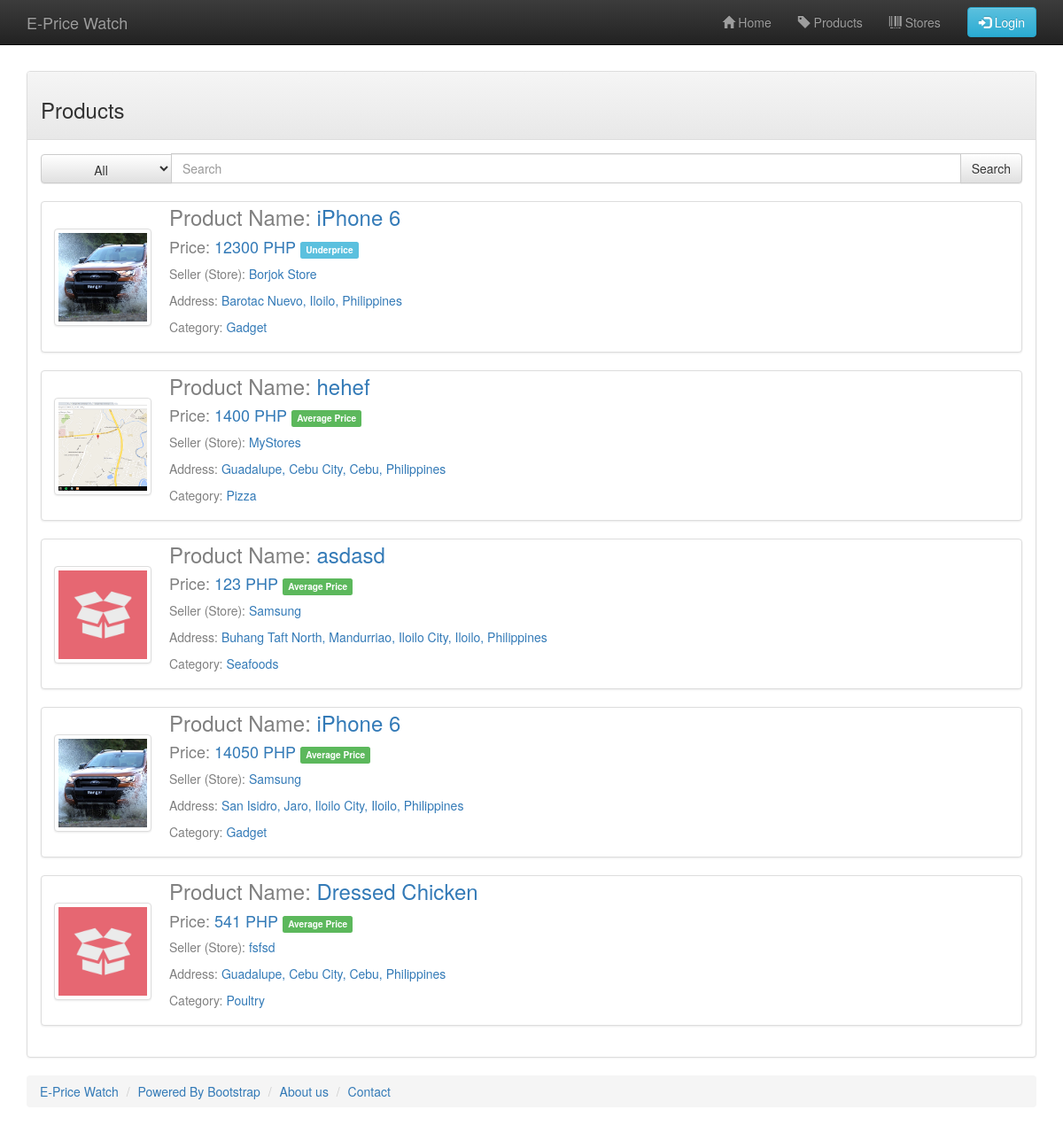
/products.php, run on the app's committed database.
### tables this page shows
CREATE TABLE `encoded_products` (
  `ID` int(11) NOT NULL,
  `PRODUCT` int(11) NOT NULL,
  `STORENAME` varchar(120) NOT NULL,
  `ADDRESS` varchar(210) NOT NULL,
  `LAT` double NOT NULL,
  `LNG` double NOT NULL,
  `POSTBY` int(11) NOT NULL,
  `PRICE` double NOT NULL,
  `DATECREATED` timestamp NOT NULL DEFAULT CURRENT_TIMESTAMP,
  `DISABLED` tinyint(1) NOT NULL DEFAULT '0'
);

CREATE TABLE `product_table` (
  `ID` int(11) NOT NULL,
  `NAME` varchar(60) NOT NULL,
  `DESCRIPTION` text NOT NULL,
  `DATECREATED` timestamp NOT NULL DEFAULT CURRENT_TIMESTAMP,
  `SRP` double NOT NULL,
  `CATEGORY` int(11) NOT NULL DEFAULT '0'
);

CREATE TABLE `product_category` (
  `ID` int(11) NOT NULL,
  `NAME` varchar(30) NOT NULL,
  `DESCRIPTION` text NOT NULL,
  `CONSTANT` tinyint(1) NOT NULL DEFAULT '0'
);

### library/connection.php (called while the page is built, shortened)
<?php
$database =		"srpdata";
?>

### library/functionlibrary.php (called while the page is built, shortened)
<?php
function getpricestatus($id, $theprice)
{
  include('connection.php');
  $belowsrp = array();
  $abovesrp = array();
  $sql = 'SELECT * FROM product_table WHERE ID = ' . ((isset($GLOBALS["___mysqli_ston"]) && is_object($GLOBALS["___mysqli_ston"])) ? mysqli_real_escape_string($GLOBALS["___mysqli_ston"], $id) : ((trigger_error("[MySQLConverterToo] Fix the mysql_escape_string() call! This code does not work.", E_USER_ERROR)) ? "" : ""));
  $result = mysqli_query( $con, $sql);
  if($row = mysqli_fetch_array($result))
  {
    $srp = $row['SRP'];
  }
  $sql = 'SELECT * FROM encoded_products WHERE PRODUCT = ' . ((isset($GLOBALS["___mysqli_ston"]) && is_object($GLOBALS["___mysqli_ston"])) ? mysqli_real_escape_string($GLOBALS["___mysqli_ston"], $id) : ((trigger_error("[MySQLConverterToo] Fix the mysql_escape_string() call! This code does not work.", E_USER_ERROR)) ? "" : ""));
  $result = mysqli_query( $con, $sql);
  while($row = mysqli_fetch_array($result))
  {
    if($row['PRICE'] >= $srp)
    {
      array_push($abovesrp, $row['PRICE']);
    }
    if($row['PRICE'] <= $srp)
    {
     array_push($belowsrp, $row['PRICE']);
    }
  }
  if(count($belowsrp) < 1)
  {
    $belowaverage = $srp;
  }
  else
  {
    $belowaverage = 0;
    foreach ($belowsrp as $price) {
      $belowaverage += $price;
    }
    $belowaverage = $belowaverage/count($belowsrp);
  }
    if(count($abovesrp) < 1)
  {
    $aboveaverage = $srp;
  }
  else
  {
    $aboveaverage = 0;
    foreach ($abovesrp as $price) {
      $aboveaverage += $price;
    }
    $aboveaverage = $aboveaverage/count($abovesrp);
  }
  $range = $aboveaverage - $belowaverage;
  $addsub = $range * 0.1;
  $underprice = $belowaverage - $addsub;
  $overprice = $aboveaverage + $addsub;
  if($theprice < $underprice)
  {
    return 'under';
  }
  else
  {
    if($theprice > $overprice)
    {
      return 'over';
    }
    else
    {
      return 'average';
    }
  }
}
function getproductpic($id){
    $dir    = 'img/site images/productimages/' . $id;
    if(file_exists($dir))
    {
        $files1 = array_diff(scandir($dir), array('..', '.'));
        foreach ($files1 as $key) {
          return 'img/site images/productimages/' . $id . '/' . $key;
        }
    }
    else
    {
       return 'img/site images/productimages/default.jpg';
    }
}
?>

### products.php (the view, shortened to what this page needs)
<!DOCTYPE html>
<?php
  include('library/connection.php');
  include('library/functionlibrary.php');
$search_keyword = '';
?>
<html lang="en">
<head>
    <link href="css/bootstrap.min.css" rel="stylesheet">
    <link href="css/bootstrap-theme.min.css" rel="stylesheet">
    <link href="css/app.css" rel="stylesheet">
</head>
<body role="document">
    <?php include('library/navbar.php'); ?>
<div class="container">
    <div style="width: 100%; height: 80px;"></div>
    <div class="panel panel-default">
        <div class="panel-heading">
            <h3>Products</h3>
        </div>
        <div class="panel-body">
            <form method="get">
                <div class="input-group">
              <span class="input-group-btn">
                <select onchange="changecategory(this.options[this.selectedIndex].text);" id="searchcategory" name="category" class="btn btn-default dropdown-toggle" style="height: 2.4em;">
                    <option value="-99">All</option>
                </select>
                </span>
                    <input type="text" name="search" value="<?php echo $search_keyword; ?>" id="searchinput" class="form-control" placeholder="Search">
                <span class="input-group-btn">
                <input class="btn btn-default" type="submit" value="Search" />
              </span>
                </div>
            </form>
            <?php
                $argument = 'AND product_table.NAME LIKE "%' . ((isset($GLOBALS["___mysqli_ston"]) && is_object($GLOBALS["___mysqli_ston"])) ? mysqli_real_escape_string($GLOBALS["___mysqli_ston"], $search_keyword) : ((trigger_error("[MySQLConverterToo] Fix the mysql_escape_string() call! This code does not work.", E_USER_ERROR)) ? "" : "")) . '%"';
                $sql = 'SELECT encoded_products.ID, product_table.NAME, product_table.ID AS PRODUCTORIGINALID, encoded_products.ADDRESS, encoded_products.STORENAME, product_table.DESCRIPTION, product_category.NAME AS CATEGORY, encoded_products.PRICE, product_table.SRP FROM encoded_products, product_table, product_category WHERE product_table.ID = encoded_products.PRODUCT AND product_category.ID = product_table.CATEGORY AND encoded_products.DISABLED = 0 ' . $argument . ' GROUP BY encoded_products.ID ORDER BY encoded_products.DATECREATED DESC';
                $result = mysqli_query($con,$sql);
                ?>
            <div class="row" style="padding-top: 20px;">
                <div class="container-fluid">
                    <div class="row my_thumb_container container-fluid">
                        <?php
                            while ($row = mysqli_fetch_array($result)) {
                            $indicator = getpricestatus($row['PRODUCTORIGINALID'], $row['PRICE']);
                            if($indicator == 'over')
                            {
                                $indicator = '<span class="label label-danger">Overprice</span>';
                            }
                            else if($indicator == 'average')
                            {
                                $indicator = '<span class="label label-success">Average Price</span>';
                            }
                            else if($indicator == 'under')
                            {
                                $indicator = '<span class="label label-info">Underprice</span>';
                            }
                        ?>
                        <div class="media thumbnail">
                            <a href="<?php echo 'viewproduct.php?PRODUCT=' . $row['ID']; ?>" class="">
                                <div class="media-left">
                                    <div class="thumbnail" style="margin-top: 20%; margin-right: 10px; margin-left: 10px;">
                                        <div class="media-object my_thumb_img" style="background-image: url('<?php echo getproductpic($row['PRODUCTORIGINALID']); ?>'); position: relative; height: 100px; padding-right: 100px;"></div>
                                    </div>
                                </div>
                                <div class="media-body">
                                    <h3 class="media-heading"><span style="color: gray;">Product Name:</span> <?php echo $row['NAME']; ?></h3>
                                    <h4><span style="color: gray;">Price:</span> <?php echo $row['PRICE'] . ' PHP';?> <small><?php echo $indicator; ?></small></h4>
                                    <p><span style="color: gray;">Seller (Store):</span> <?php echo $row['STORENAME']; ?></p>
                                    <p><span style="color: gray;">Address:</span> <?php echo $row['ADDRESS']; ?></p>
                                    <p><span style="color: gray;">Category:</span> <?php echo $row['CATEGORY']; ?></p>
                                </div>
                            </a>
                        </div>
                        <?php
                            }
                        ?>
                    </div>
                </div>
            </div>
        </div>
    </div>
</div>
<?php include('library/footer.php'); ?>
</body>
</html>

### css/app.css (style rules this page uses)
.my_thumb_container a { text-decoration: none; }
.my_thumb_container .my_thumb_img { width: 100%; position: relative; padding-top: 100%; background-position: 50% 50%; background-size: cover; background-repeat: no-repeat; }
.my_thumb_container p, h3 { white-space: nowrap; overflow: hidden; text-overflow: ellipsis; }

### data on the page
encoded_products: product_table.NAME "iPhone 6", PRICE "12300", shows "Underprice", STORENAME "Borjok Store", ADDRESS "Barotac Nuevo, Iloilo, Philippines", product_category.NAME "Gadget"
encoded_products: shows a picture, product_table.NAME "hehef", PRICE "1400", shows "Average Price", STORENAME "MyStores", ADDRESS "Guadalupe, Cebu City, Cebu, Philippines", product_category.NAME "Pizza"
encoded_products: product_table.NAME "asdasd", PRICE "123", shows "Average Price", STORENAME "Samsung", ADDRESS "Buhang Taft North, Mandurriao, Iloilo City, Iloilo, Philippines", product_category.NAME "Seafoods"
encoded_products: product_table.NAME "iPhone 6", PRICE "14050", shows "Average Price", STORENAME "Samsung", ADDRESS "San Isidro, Jaro, Iloilo City, Iloilo, Philippines", product_category.NAME "Gadget"
encoded_products: product_table.NAME "Dressed Chicken", PRICE "541", shows "Average Price", STORENAME "fsfsd", ADDRESS "Guadalupe, Cebu City, Cebu, Philippines", product_category.NAME "Poultry"
